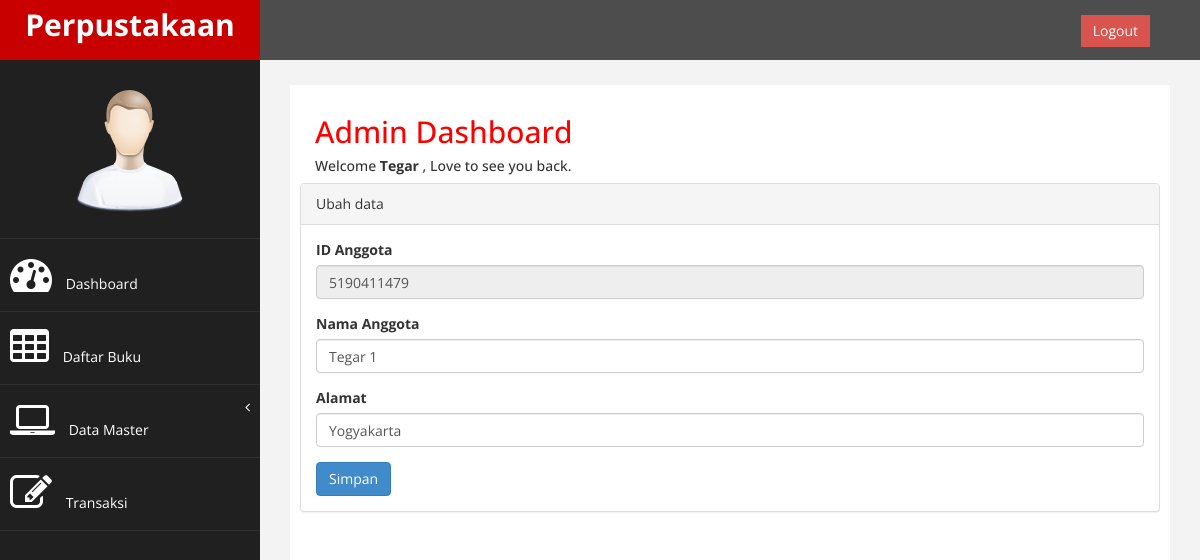
Page /index.php?page=anggota&aksi=editagt&id=5190411479 (signed in) on the committed database.
### tables this page shows
CREATE TABLE IF NOT EXISTS `anggota` (
  `id_peminjam` varchar(10) NOT NULL,
  `nama_peminjam` varchar(150) NOT NULL,
  `alamat` varchar(150) NOT NULL
);

### index.php (the view, shortened to what this page needs)
<!DOCTYPE html>
<html>
<head>
    <link href="assets/css/bootstrap.css" rel="stylesheet" />
    <link href="assets/css/font-awesome.css" rel="stylesheet" />
    <link href="assets/css/custom.css" rel="stylesheet" />
    <link href="assets/css/style.css" rel="stylesheet" />
   <link href="assets/js/dataTables/dataTables.bootstrap.css" rel="stylesheet" />
</head>
<body>
    <div id="wrapper">
        <nav class="navbar navbar-default navbar-cls-top " role="navigation" style="margin-bottom: 0">
            <div class="navbar-header">
                <a class="navbar-brand" href="index.php">Perpustakaan</a>
            </div>
  <div style="color: white;
padding: 15px 50px 5px 50px;
float: right;
font-size: 16px;"> &nbsp; <a href="logout.php" class="btn btn-danger square-btn-adjust">Logout</a> </div>
        </nav>
                <nav class="navbar-default navbar-side" role="navigation">
            <div class="sidebar-collapse">
                <ul class="nav" id="main-menu">
				<li class="text-center">
                    <img src="assets/img/find_user.png" class="user-image img-responsive"/>
					</li>
                    <li>
                        <a href="index.php"><i class="fa fa-dashboard fa-3x"></i> Dashboard</a>
                    </li>
                      <li  >
                        <a  href="?page=buku"><i class="fa fa-table fa-3x"></i> Daftar Buku</a>
                    </li>
                    <li>
                     <a href="#"><i class="fa fa-laptop fa-3x"></i> Data Master<span class="fa arrow"></span></a>
                          </li>
                        </ul>
                    <li>
                        <a  href="?page=transaksi"><i class="fa fa-edit fa-3x"></i> Transaksi </a>
                    </li>
            </div>
        </nav>
<?php
        include "koneksi.php";
                                $admin=$_SESSION['id_petugas'];
                                $sql=  mysqli_query($koneksi,"SELECT * from admin where id_petugas='$admin' ")or die (mysqli_error());
                                while($row= mysqli_fetch_array($sql)){?>
        <div id="page-wrapper" >
            <div id="page-inner">
              <div class="col-md-12">
                     <h2>Admin Dashboard</h2>
                        <h5>Welcome <b><?php echo $row['nama_petugas'];
                      }?></b> , Love to see you back. </h5>
                    </div>
                <div class="row">
                    <div class="col-md-12">
                        <?php
                          include 'halaman.php';
                            ?>
                    </div>
                </div>
            </div>
        </div>
</body>
</html>

### page/data_master/anggota/edit.php (shortened to what this page needs)
<?php
include "koneksi.php";
?>
	<?php
    $id_peminjam= $_GET['id'];
    $sql        = mysqli_query($koneksi, "select *from anggota where id_peminjam='$id_peminjam'") or die(mysqli_error());
    $data       = mysqli_fetch_array($sql);
?>
    <div class="panel panel-default">
    <div class="panel-heading">
    	Ubah data
    </div>
	<div class="panel-body">
                            <div class="row">
                                <div class="col-md-12">
                                    <form role="form" action="" method="POST" enctype="multipart/form-data">
                                        <div class="form-group">
                                            <label>ID Anggota</label>
                                            <input type="text" class="form-control" name="id_peminjam" id="id_peminjam" value="<?php echo $data['id_peminjam'];?>" readonly />
                                        </div>
                                        <div class="form-group">
                                            <label>Nama Anggota</label>
                                            <input class="form-control" name="nama_peminjam" id="nama_peminjam" value="<?php echo $data['nama_peminjam'];?>" />
                                        </div>
                                        <div class="form-group">
                                            <label>Alamat</label>
                                            <input class="form-control" name="alamat" id="alamat" value="<?php echo $data['alamat'];?>" />
                                        </div>
                                        <div>
                                        <input type="submit" name="submit" value="Simpan" class="btn btn-primary">
                                     	</div>
                                </div>
                            </div>
                        </div>
                    </div>
                </div>

### assets/css/custom.css (style rules this page uses)
body { font-family: 'Open Sans', sans-serif; }
#wrapper { width: 100%; background:#202020; }
#page-wrapper { padding: 15px 15px; min-height: 600px; background:#F3F3F3; }
#page-inner { width:100%; margin:10px 20px 10px 0px; background-color:#fff!important; padding:10px; min-height:1200px; }
.text-center { text-align:center; }
h2 { color: #f00; }
.square-btn-adjust { border: 0px solid transparent; -webkit-border-radius: 0px; -moz-border-radius: 0px; border-radius: 0px; }
.user-image { margin: 25px auto; -webkit-border-radius: 10px; -moz-border-radius: 10px; border-radius: 10px; max-height:170px; max-width:170px; }
.navbar-cls-top .navbar-brand { color: #fff; background: #C90000; width: 260px; text-align: center; height: 60px; font-size: 30px; font-weight: 700; }
.arrow { float: right; }
.fa.arrow:before { content: "\f104"; }
.sidebar-collapse , .sidebar-collapse .nav { background:none; }
.sidebar-collapse .nav { padding:0; }
.sidebar-collapse .nav > li > a { color:#fff; background:#202020; text-shadow:none; }
.sidebar-collapse > .nav > li > a { padding:15px 10px; }
.sidebar-collapse > .nav > li { border-bottom: 1px solid rgba(107, 108, 109, 0.19); }
.navbar-side { border:none; background-color: #202020; }
.navbar-cls-top { background:#4D4D4D; border-bottom:none; }
.navbar-default { border:0px solid black; }
.navbar-header { background: #A70303; }
.nav > li > a > i { margin-right:10px; }
@media (min-width:768px) { #page-wrapper { margin: 0 0 0 260px; padding: 15px 30px; min-height: 1200px; } }
@media (min-width:768px) { .navbar-side { z-index: 1; position: absolute; width: 260px; } }
@media (min-width:768px) { .navbar { border-radius: 0px; } }

### rows in the picture
anggota: id_peminjam "5190411479", nama_peminjam "Tegar 1", alamat "Yogyakarta"

### other values in the picture
$row['nama_petugas'] "Tegar"
